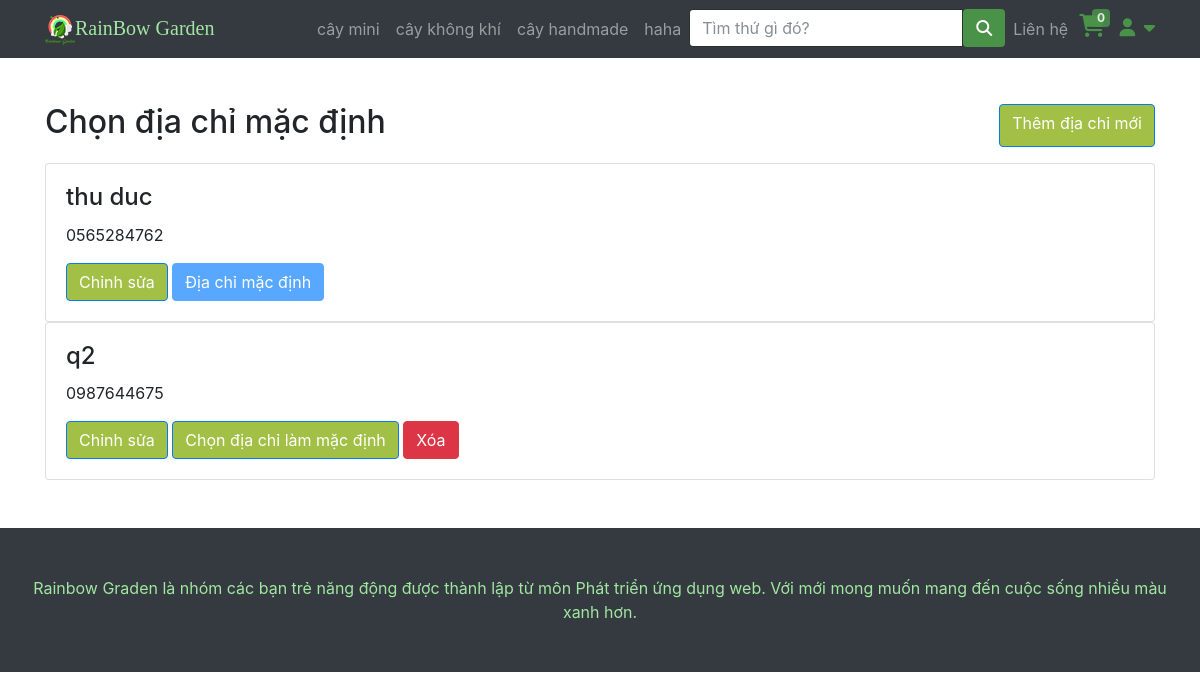
/edit_address.php (signed in), run on the app's committed database.
### tables this page shows
CREATE TABLE IF NOT EXISTS `category` (
  `id` int NOT NULL AUTO_INCREMENT,
  `name` varchar(200) DEFAULT NULL,
  `image` varchar(200) NOT NULL,
  PRIMARY KEY (`id`)
);

CREATE TABLE IF NOT EXISTS `account_info` (
  `id` int NOT NULL AUTO_INCREMENT,
  `id_user` int NOT NULL,
  `phone` varchar(255) DEFAULT NULL,
  `address` varchar(255) DEFAULT NULL,
  `createdate` datetime NOT NULL DEFAULT CURRENT_TIMESTAMP,
  `active` tinyint(1) DEFAULT '0',
  PRIMARY KEY (`id`)
);

### php/connectDB.php (called while the page is built, shortened)
<?php
class DataAccessHelper
{
	static $connection;
	public function connect()
	{
		self::$connection = new mysqli(DB_HOST, DB_USER, DB_PASSWORD, DB_NAME, DB_PORT);
		self::$connection->set_charset(DB_CHARSET);
	}
	public function executeQuery($sql)
	{
		return self::$connection->query($sql);
	}
}

### Cart.php (called while the page is built, shortened)
<?php
$count_cart = 0;

### php/model_account_info.php (called while the page is built, shortened)
<?php
class Account_info extends DataAccessHelper
{
    static function getAccountAllInfoById($id)
    {
        $sql = self::$connection->prepare("SELECT * FROM account_info WHERE id_user = ? ORDER BY active DESC , createdate DESC");
        $sql->bind_param("i", $id);
        $sql->execute();
        $result = $sql->get_result()->fetch_all(MYSQLI_ASSOC);
        return $result;
    }
}

### edit_address.php (the view, shortened to what this page needs)
<?php
include 'header.php';
?>
<div class="container my-5">
    <?php if (isset($_GET['create_address'])) { ?>
        <h2>Thêm địa chỉ mới</h2>
        <form action="" method="post">
            <div class="mb-3">
                <label for="phone" class="form-label">Phone</label>
                <input type="text" class="form-control" name="phone" id="phone" aria-describedby="helpId" required />
                <?php if (isset($error_phone)) { ?>
                    <p class="form-text text-danger"><?php echo $error_phone ?></p>
                <?php } ?>
            </div>
            <div class="mb-3">
                <label for="address" class="form-label">Address</label>
                <textarea class="form-control" name="address" id="address" rows="3" required></textarea>
            </div>
            <div class="mb-3">
                <input class="" type="checkbox" name="default_address" value="default_address" id="default_address" />
                <label class="form-check-label" for="">Địa chỉ mặc định </label>
            </div>
            <button type="submit" class="btn btn-primary" name="add_address"> Submit </button>
        </form>
        <?php } else {
        $list_address = Account_info::getAccountAllInfoById($id_user) ?>
        <div class="d-flex justify-content-between pb-3">
            <h2>Chọn địa chỉ mặc định</h2>
            <a href="?create_address" class="btn btn-primary">Thêm địa chỉ mới</a>
        </div>
        <?php foreach ($list_address as $value): ?>
            <div class="card">
                <div class="card-body">
                    <h4 class="card-title"><?php echo $value['address'] ?></h4>
                    <p class="card-text"><?php echo $value['phone'] ?></p>
                    <a href="?edit_address=<?php echo $value['id'] ?>" class="btn btn-primary">Chỉnh sửa</a>
                    <?php if ($value['active'] == 1) { ?>
                        <button type="button" class="btn btn-primary" disabled> Địa chỉ mặc định </button>
                    <?php } else { ?>
                        <a href="?default_address=<?php echo $value['id'] ?>" class="btn btn-primary"> Chọn địa chỉ làm mặc định </a>
                        <a href="?delete_address=<?php echo $value['id'] ?>" class="btn btn-danger">Xóa</a>
                    <?php } ?>
                </div>
            </div>
        <?php endforeach; ?>
    <?php } ?>
</div>
<?php
include "footer.php";

### header.php (shortened to what this page needs)
<?php
include "php/connectDB.php";
include 'php/model_account_info.php';
$db = new DataAccessHelper;
$db->connect();
include('Cart.php');
?>
<!DOCTYPE html>
<html lang="en">
<head>
    <link href="vendor/bootstrap/css/bootstrap.min.css" rel="stylesheet">
    <link href="css/modern-business.css" rel="stylesheet">
    <link href="css/icon-fonts.min.css" rel="stylesheet">
    <link href="css/settings.css" rel="stylesheet">
    <link href="css/grid-and-effects.css" rel="stylesheet">
    <link href="css/custom.css" rel="stylesheet">
    <link href="css/styles.css" rel="stylesheet">
    <link rel="stylesheet" href="https://cdnjs.cloudflare.com/ajax/libs/font-awesome/6.7.1/css/all.min.css">
</head>
<body>
    <nav class="navbar fixed-top navbar-expand-lg navbar-dark bg-dark fixed-top">
        <div class="container">
            <a class="navbar-brand GreenBrand" href="index.php"><img src="img/logobn.png">RainBow Garden</a>
            <div class="collapse navbar-collapse" id="navbarResponsive">
                <ul class="navbar-nav ml-auto">
                    <?php
                    $query = $db->executeQuery("SELECT * FROM category");
                    $result = mysqli_fetch_all($query, MYSQLI_ASSOC);
                    ?>
                    <?php foreach ($result as $value) : ?>
                        <li class="nav-item">
                            <a class="nav-link" href="loaicay?category=<?php echo $value['id'] ?>"><?php echo $value['name'] ?></a>
                        </li>
                    <?php endforeach; ?>
                    <li>
                        <form class="input-with-submit header-search" method="GET">
                            <div class="input-group">
                                <input type="text" class="form-control" placeholder="Tìm thứ gì đó?" name="tukhoa">
                                <span class="input-group-button">
                                    <button class="btn btn-default" style="background-color: #4b9249" type="submit">
                                        <i class="fa fa-search"></i>
                                    </button>
                                </span>
                            </div>
                        </form>
                    </li>
                    <li class="nav-item dropdown">
                        <a class="nav-link" href="lienhe.php">
                            Liên hệ
                        </a>
                    </li>
                    <li style="width: 40px !important; height: 40px; padding-left: 3px;">
                        <span class="my-cart-icon">
                            <span class=" navRbcart">
                                <a href="myCart.php">
                                </a>
                            </span>
                            <span class="badge badge-notify my-cart-badge"><?php echo $count_cart ?></span>
                        </span>
                    </li>
                    <li class="dropdown navRbaccount">
                        <a class=" fn-bran-light" data-toggle="dropdown" href="#">
                            <i class="fa fa-user fa-fw"></i> <i class="fa fa-caret-down"></i>
                        </a>
                            <?php
                            if (isset($_SESSION['account'])) {
                                $id_user = $_SESSION['account']
                            ?>
                            <?php
                            } ?>
                    </li>
                </ul>
            </div>
        </div>
    </nav>

### css/modern-business.css (style rules this page uses)
body { padding-top: 54px; }
@media (min-width: 992px) { body { padding-top: 56px; } }

### css/grid-and-effects.css (style rules this page uses)
.container { margin-right: auto; margin-left: auto; padding-left: 15px; padding-right: 15px; }
@media (min-width: 768px) { .container, .row.ig_fullwidth { width: 750px; } }
@media (min-width: 992px) { .container, .row.ig_fullwidth { width: 970px; } }
@media (min-width: 1200px) { .container, .row.ig_fullwidth { width: 1170px; } }
.collapse { display: none; }
.clearfix:after, .container:after, .container-fluid:after, .row:after { clear: both; content: " "; display: table; }

### css/custom.css (style rules this page uses)
.GreenBrand { color: #a1e6a1 !important; font-family: 'Pacifico', cursive; }
.dropdown { position: relative; display: inline-block; }
.navRbcart { font-size: 23px !important; color: white; position: relative; }
.badge-notify { background:#4b9249; opacity: 0.85; position:relative; top: -40px; left: 13px; }
.navRbaccount { padding-top: 5px; font-size: 18px; }

### css/styles.css (style rules this page uses)
.btn-primary, .btn-primary:active, .btn-primary:focus, .btn-primary:active:focus, .btn-primary:hover, .wpcf7-submit, span.wpcf7-list-item, button, .navbar-toggle, input[type='button'], input[type='reset'], input[type='submit'], .jumbotron .carousel-indicators li.active, .post-item .vertical-center span, .post-item .label-wrap .label, .testimonials .testimonial-control, .testimonials .testimonial-control:first-of-type::before, .testimonials .testimonial-control:last-of-type::before, .cta-button, .brochure-box, .project-navigation a, .pagination a.current, .pagination span.current, .sidebar .widget.widget_nav_menu .menu li:hover, .sidebar .widget.widget_nav_menu .menu li.current-menu-item a, .sidebar .widget.widget_nav_menu .menu li a:hover, .panel-group .panel .panel-heading .accordion-toggle[aria-expanded="true"] { background-color: #a2c046; color: #ffffff; }
.fa { display: inline-block; font: normal normal normal 14px/1 FontAwesome; font-size: inherit; text-rendering: auto; -webkit-font-smoothing: antialiased; -moz-osx-font-smoothing: grayscale; }

### header.php (style rules this page uses)
a { color: #4b9249; }

### data on the page
category: name "cây mini"
category: name "cây không khí"
category: name "cây handmade"
category: name "haha"
account_info: address "thu duc", phone "0565284762", active "Địa chỉ mặc định"
account_info: address "q2", phone "0987644675"

### other printed values
$count_cart "0"
